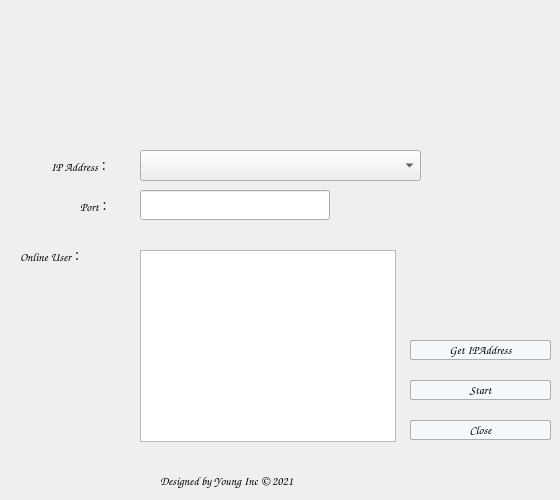
<?xml version="1.0" encoding="UTF-8"?>
<ui version="4.0">
 <class>Server</class>
 <widget class="QWidget" name="Server">
  <property name="geometry">
   <rect>
    <x>0</x>
    <y>0</y>
    <width>560</width>
    <height>500</height>
   </rect>
  </property>
  <property name="windowTitle">
   <string>Form</string>
  </property>
  <widget class="QLabel" name="label_IPaddress">
   <property name="geometry">
    <rect>
     <x>20</x>
     <y>150</y>
     <width>121</width>
     <height>31</height>
    </rect>
   </property>
   <property name="font">
    <font>
     <family>Comic Sans MS</family>
    </font>
   </property>
   <property name="text">
    <string>IP Address：</string>
   </property>
   <property name="alignment">
    <set>Qt::AlignCenter</set>
   </property>
  </widget>
  <widget class="QListWidget" name="UserList">
   <property name="geometry">
    <rect>
     <x>140</x>
     <y>250</y>
     <width>256</width>
     <height>192</height>
    </rect>
   </property>
  </widget>
  <widget class="QComboBox" name="IPaddressChoosen">
   <property name="geometry">
    <rect>
     <x>140</x>
     <y>150</y>
     <width>281</width>
     <height>31</height>
    </rect>
   </property>
  </widget>
  <widget class="QPushButton" name="getIPAddressButton">
   <property name="geometry">
    <rect>
     <x>410</x>
     <y>340</y>
     <width>141</width>
     <height>20</height>
    </rect>
   </property>
   <property name="font">
    <font>
     <family>Comic Sans MS</family>
    </font>
   </property>
   <property name="styleSheet">
    <string notr="true">QPushButton
{
    background:rgb(245,249,252);
    border-radius:2px;
    border: 1px solid rgb(173 , 173 , 173);
}
QPushButton:pressed
{
    background:rgb(245,249,252);
    border-radius:2px;
	padding-left:2px;
	padding-top:2px;
    border: 1px solid rgb(173 , 173 , 173);
}</string>
   </property>
   <property name="text">
    <string>Get IPAddress</string>
   </property>
  </widget>
  <widget class="QLabel" name="OnlineUser">
   <property name="geometry">
    <rect>
     <x>20</x>
     <y>240</y>
     <width>111</width>
     <height>31</height>
    </rect>
   </property>
   <property name="font">
    <font>
     <family>Comic Sans MS</family>
    </font>
   </property>
   <property name="text">
    <string>Online User：</string>
   </property>
  </widget>
  <widget class="QLabel" name="label">
   <property name="geometry">
    <rect>
     <x>0</x>
     <y>0</y>
     <width>560</width>
     <height>500</height>
    </rect>
   </property>
   <property name="minimumSize">
    <size>
     <width>560</width>
     <height>500</height>
    </size>
   </property>
   <property name="maximumSize">
    <size>
     <width>560</width>
     <height>500</height>
    </size>
   </property>
   <property name="styleSheet">
    <string notr="true">border-image: url(:/new/prefix1/Pic/BKSM.png);</string>
   </property>
   <property name="text">
    <string/>
   </property>
  </widget>
  <widget class="QPushButton" name="openServerButton">
   <property name="geometry">
    <rect>
     <x>410</x>
     <y>380</y>
     <width>141</width>
     <height>20</height>
    </rect>
   </property>
   <property name="font">
    <font>
     <family>Comic Sans MS</family>
    </font>
   </property>
   <property name="styleSheet">
    <string notr="true">QPushButton
{
    background:rgb(245,249,252);
    border-radius:2px;
    border: 1px solid rgb(173 , 173 , 173);
}
QPushButton:pressed
{
    background:rgb(245,249,252);
    border-radius:2px;
	padding-left:2px;
	padding-top:2px;
    border: 1px solid rgb(173 , 173 , 173);
}</string>
   </property>
   <property name="text">
    <string>Start</string>
   </property>
  </widget>
  <widget class="QPushButton" name="closeServerButton">
   <property name="geometry">
    <rect>
     <x>410</x>
     <y>420</y>
     <width>141</width>
     <height>20</height>
    </rect>
   </property>
   <property name="font">
    <font>
     <family>Comic Sans MS</family>
    </font>
   </property>
   <property name="styleSheet">
    <string notr="true">QPushButton
{
    background:rgb(245,249,252);
    border-radius:2px;
    border: 1px solid rgb(173 , 173 , 173);
}
QPushButton:pressed
{
    background:rgb(245,249,252);
    border-radius:2px;
	padding-left:2px;
	padding-top:2px;
    border: 1px solid rgb(173 , 173 , 173);
}</string>
   </property>
   <property name="text">
    <string>Close</string>
   </property>
  </widget>
  <widget class="QLabel" name="Designedby">
   <property name="geometry">
    <rect>
     <x>160</x>
     <y>465</y>
     <width>271</width>
     <height>31</height>
    </rect>
   </property>
   <property name="font">
    <font>
     <family>Comic Sans MS</family>
    </font>
   </property>
   <property name="text">
    <string>Designed by Young Inc © 2021 </string>
   </property>
  </widget>
  <widget class="QLineEdit" name="portEdit">
   <property name="geometry">
    <rect>
     <x>140</x>
     <y>190</y>
     <width>190</width>
     <height>30</height>
    </rect>
   </property>
  </widget>
  <widget class="QLabel" name="label_port">
   <property name="geometry">
    <rect>
     <x>80</x>
     <y>190</y>
     <width>51</width>
     <height>31</height>
    </rect>
   </property>
   <property name="font">
    <font>
     <family>Comic Sans MS</family>
    </font>
   </property>
   <property name="text">
    <string>Port：</string>
   </property>
  </widget>
  <zorder>label</zorder>
  <zorder>label_IPaddress</zorder>
  <zorder>UserList</zorder>
  <zorder>IPaddressChoosen</zorder>
  <zorder>getIPAddressButton</zorder>
  <zorder>OnlineUser</zorder>
  <zorder>openServerButton</zorder>
  <zorder>closeServerButton</zorder>
  <zorder>Designedby</zorder>
  <zorder>portEdit</zorder>
  <zorder>label_port</zorder>
 </widget>
 <resources/>
 <connections/>
</ui>
